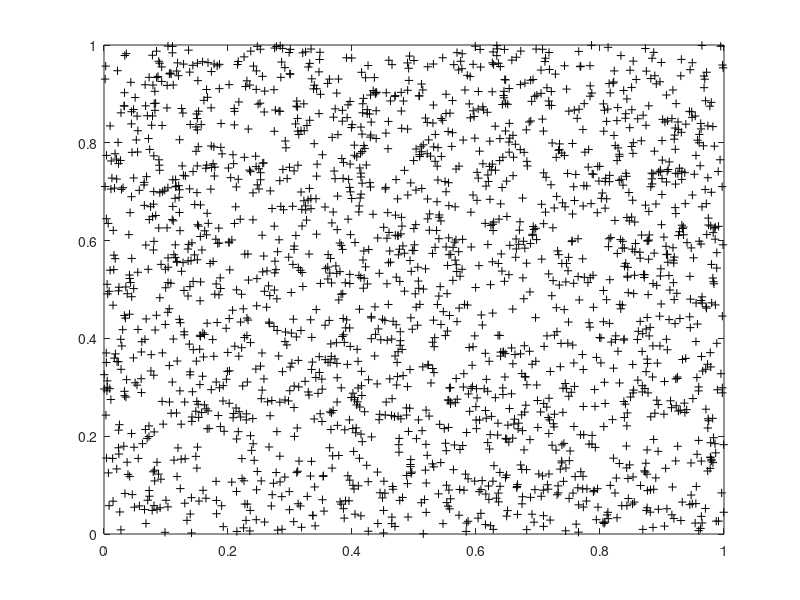

This chart was generated by the following MATLAB code: (Note: this script raises an error after producing the figure.)
% Code by Christopher E. Petrin
% Prepared for MAE 5010: Data Assimilation (Spring 2020, Dr. Omer San)
% For Homework #1, Problem #3

% Generate a Cartesian grid: 0 <= x,y <= 1, dx = dy = 0.01
xgrid = 0:0.01:1;
ygrid = 0:0.01:1;

[X, Y] = meshgrid(xgrid, ygrid);
% Generate observation data at n random locations
%  Generate random locations
n = 2000;
zloc = rand(n,2);
figure(1)
plot(zloc(:,1), zloc(:,2),'+k')
xlim([0 1]);	ylim([0 1]);
%  Evaluate function at each pair
var = 0.1;
for i = 1:size(zloc,1)
	Z(i,1) = 2*zloc(i,1) + 4*zloc(i,2) + zloc(i,1)*zloc(i,2) + var*rand(1,1);
end

% Find i & j locations for each Z-point, so that the indices in the H
%  matrix may be known.
for c = 1:size(zloc,1)
	x = zloc(c,1);		xlow = floor(x*100);	a = x - xlow/100;
	y = zloc(c,2);		ylow = floor(y*100);	b = y - ylow/100;
	
	%i = find( xgrid*100 == xlow );
	% The above keeps failing for some reason...
	i = xlow + 1; % Only works for given spacing...
	i_ = i + 1;
	
	%j = find( ygrid*100 == ylow );
	j = ylow + 1;
	j_ = j + 1;
	
	amat(c,1) = a; % each a coordinate is stored
	amat(c,2) = 0.01-a; % each abar coordinate is stored
	
	bmat(c,1) = b;
	bmat(c,2) = 0.01-b;
	
	k(c,1) = (i-1)*size(xgrid,2)+j;
	k(c,2) = (i-1)*size(xgrid,2)+j_;
	k(c,3) = (i_-1)*size(xgrid,2)+j;
	k(c,4) = (i_-1)*size(xgrid,2)+j_;
end

% Populate/Compute H matrix
H = zeros(n,size(xgrid,2)*size(ygrid,2));
for c = 1:n
	H(c,k(c,1)) = amat(c,2)*bmat(c,2);
	H(c,k(c,2)) = amat(c,1)*bmat(c,2);
	H(c,k(c,3)) = amat(c,2)*bmat(c,1);
	H(c,k(c,4)) = amat(c,1)*bmat(c,1);
end

% Solve
xLU = reshape(f_xLU(H,Z), 101,101);
figure(2)
contourf(X,Y,xLU, 'LineStyle','none')
colorbar
xlim([0 1]);	ylim([0 1]);

xQR = reshape(f_xQR(H,Z), 101,101);
figure(3)
contourf(X,Y,xQR, 'LineStyle','none')
colorbar
xlim([0 1]);	ylim([0 1]);

xSVD = reshape(f_xSVD(H,Z), 101,101);
figure(4)
contourf(X,Y,xSVD, 'LineStyle','none')
colorbar
xlim([0 1]);	ylim([0 1]);

norLU = norm(H*f_xLU(H,Z));
norQR = norm(H*f_xQR(H,Z));
norSVD = norm(H*f_xSVD(H,Z));
% for j = 1:size(Z,1)
% 	xLURes = norm(Z(j,1) - H*f_xLU(H,Z));
% 	xQRRes = norm(Z(j,1) - H*f_xQR(H,Z));
% 	xQRRes = norm(Z(j,1) - H*f_xSVD(H,Z));
% end